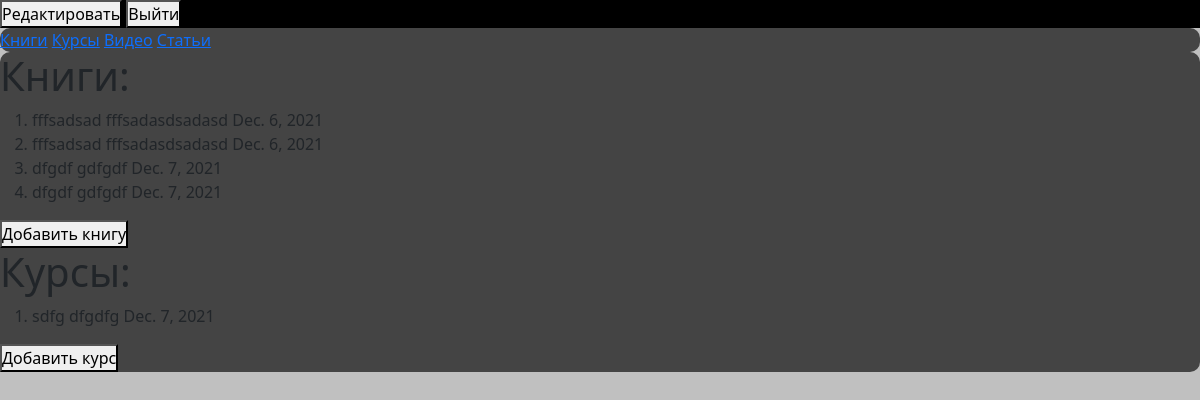
The app's page /account/ (signed in), older data.
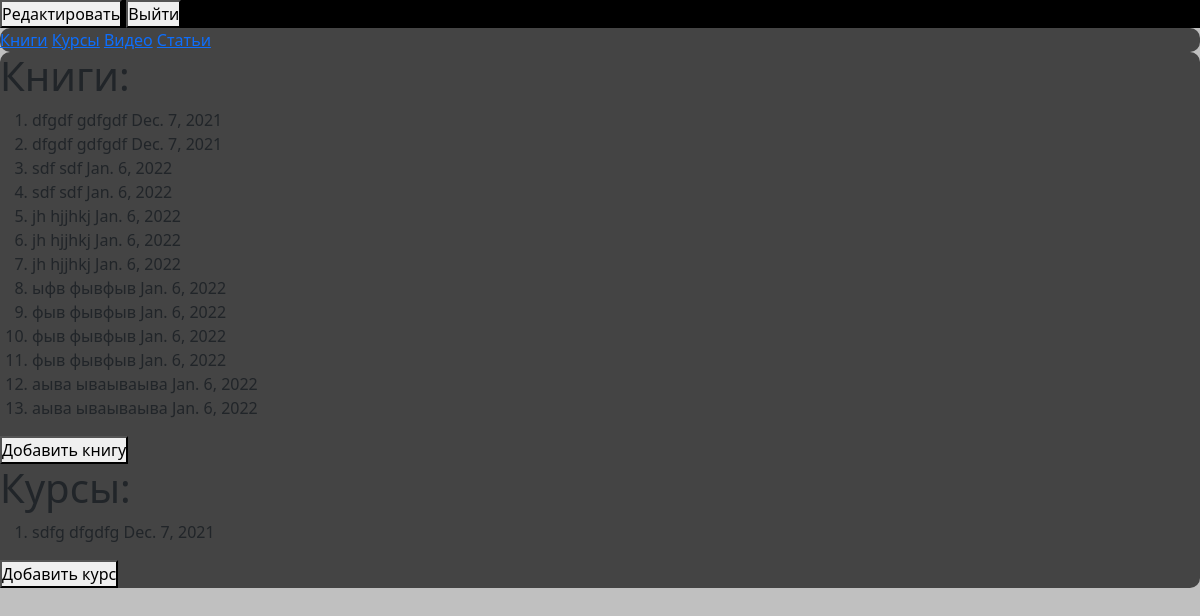
The same page, newer data.
### app/models.py (models this page shows, shortened)
class Books(models.Model):
	user = models.ForeignKey(User, on_delete=models.CASCADE)
	author = models.CharField(max_length=50)
	title = models.CharField(max_length=100)
	date = models.DateField(default=date.today)
	class Meta:
		verbose_name = 'Книга'
		verbose_name_plural = 'Книги'

class Courses(models.Model):
	user = models.ForeignKey(User, on_delete=models.CASCADE)
	place = models.CharField(max_length=50)
	title = models.CharField(max_length=100)
	date = models.DateField(default=date.today)
	class Meta:
		verbose_name = 'Курс'
		verbose_name_plural = 'Курсы'
	def __str__(self):
		return f'{self.title}'

### app/views.py (the view, shortened to what this page needs)
# urls.py: path('account/', views.account, name='account'),
@login_required
def account(request):
	form_book = BooksForm
	form_course = CoursesForm
	username = request.user
	if request.method == 'POST' and 'btn_courses' in request.POST:
		form_course = CoursesForm(request.POST)
		if form_course.is_valid():
			form_course = form_course.save(commit=False)
			form_course.user = request.user
			form_course.save()
	if request.method == 'POST' and 'delete_book' in request.POST:
		delete_id = request.POST['delete_book']
		print(delete_id)
		Books.objects.filter(id=delete_id).delete()
	if request.method == 'POST' and 'delete_course' in request.POST:
		delete_id = request.POST['delete_course']
		Courses.objects.filter(id=delete_id).delete()
	try:
		books = Books.objects.filter(user=request.user)
	except Books.DoesNotExist:
		books = None
	try:
		courses = Courses.objects.filter(user=request.user)
	except Courses.DoesNotExist:
		courses = None
	print(courses)
	return render(request, 'account.html', {'books': books,
		'courses': courses, 'form_book': form_book,
		'form_course': form_course, 'username': username})

### templates/account.html (shortened to what this page needs)
{% extends "base.html" %}
{% load static %}
{% block content %}
	<header>
		<button id="redact" class="btn_redact" onclick="redact()">Редактировать</button>
		<a href="{% url 'logout' %}"><button class="btn_logout">Выйти</button></a>
	</header>
	<section class="subheader">
		<div class="submodule">
			<a href="{% url 'books' %}" class="switch_book">Книги</a>
			<a href="{% url 'courses' %}" class="switch_course">Курсы</a>
			<a href="{% url 'videos' %}" class="switch_video">Видео</a>
			<a href="{% url 'articles' %}" class="switch_article">Статьи</a>
		</div>
	</section>
	<section class="main">
			<div class="alignment">
				<h1>Книги:</h1>
				<div class="books">
					{% if books %}
						<ol>{% for book in books %}
								<li>{{ book.author }}
								{{ book.title }}
								{{ book.date }}</li>
							{% endfor %}
						</ol>
					{% else %}
						<p class="alert_bc">Пока нет ни одной прочитанной книги</p>
					{% endif %}
				</div>
				<button class="btn_book" onclick="openForm()">Добавить книгу</button>
				<h1>Курсы:</h1>
				<div class="courses">
					<ol>{% if courses %}
							{% for course in courses %}
								<li>{{ course.place }}
								{{ course.title }}
								{{ course.date }}</li>
							{% endfor %}
						{% else %}
							<p class="alert_bc">Пока нет ни одного пройденного курса</p>
						{% endif %}
					</ol>
				</div>
				<button class="btn_course" onclick="openForm2()">Добавить курс</button>
			</div>
	</section>
{% endblock %}

Row changes from the older to the newer data that the page shows:
removed Books: author "fffsadsad", title "fffsadasdsadasd", date "Dec. 6, 2021"
removed Books: author "fffsadsad", title "fffsadasdsadasd", date "Dec. 6, 2021"
added Books: author "sdf", title "sdf", date "Jan. 6, 2022"
added Books: author "sdf", title "sdf", date "Jan. 6, 2022"
added Books: author "jh", title "hjjhkj", date "Jan. 6, 2022"
added Books: author "jh", title "hjjhkj", date "Jan. 6, 2022"
added Books: author "jh", title "hjjhkj", date "Jan. 6, 2022"
added Books: author "ыфв", title "фывфыв", date "Jan. 6, 2022"
added Books: author "фыв", title "фывфыв", date "Jan. 6, 2022"
added Books: author "фыв", title "фывфыв", date "Jan. 6, 2022"
added Books: author "фыв", title "фывфыв", date "Jan. 6, 2022"
added Books: author "аыва", title "ываываыва", date "Jan. 6, 2022"
added Books: author "аыва", title "ываываыва", date "Jan. 6, 2022"
